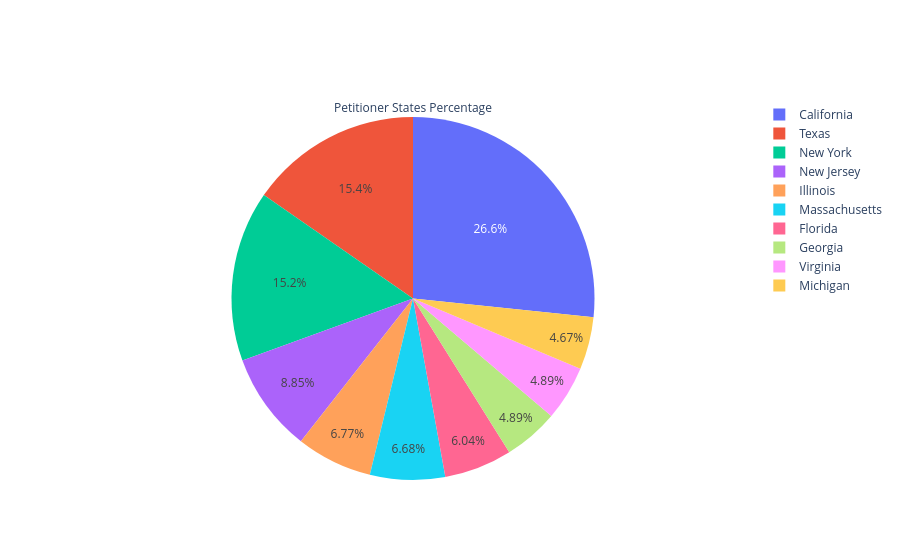

The cell this chart's notebook holds for it:
### Code cell
state_counts = H1b_comp.groupby("Petitioner State").count()['Employer (Petitioner) Name']
state_counts_top10 = state_counts.nlargest(10)
fig2 = go.Figure(
    data=[
    go.Pie(
        labels=state_counts_top10.index.map(State_map), 
        values=state_counts_top10.values,
        title="Petitioner States Percentage"
        )])

fig2.show()

### Figure 1 — Plotly figure (JSON) as saved in the notebook; plotly's stock layout.template omitted (floating-point values rounded to 4 significant figures)
{"data": [{"labels": ["California", "Texas", "New York", "New Jersey", "Illinois", "Massachusetts", "Florida", "Georgia", "Virginia", "Michigan"], "title": {"text": "Petitioner States Percentage"}, "type": "pie", "values": [59890, 34501, 34164, 19898, 15219, 15006, 13584, 10996, 10983, 10505]}], "layout": {}}
